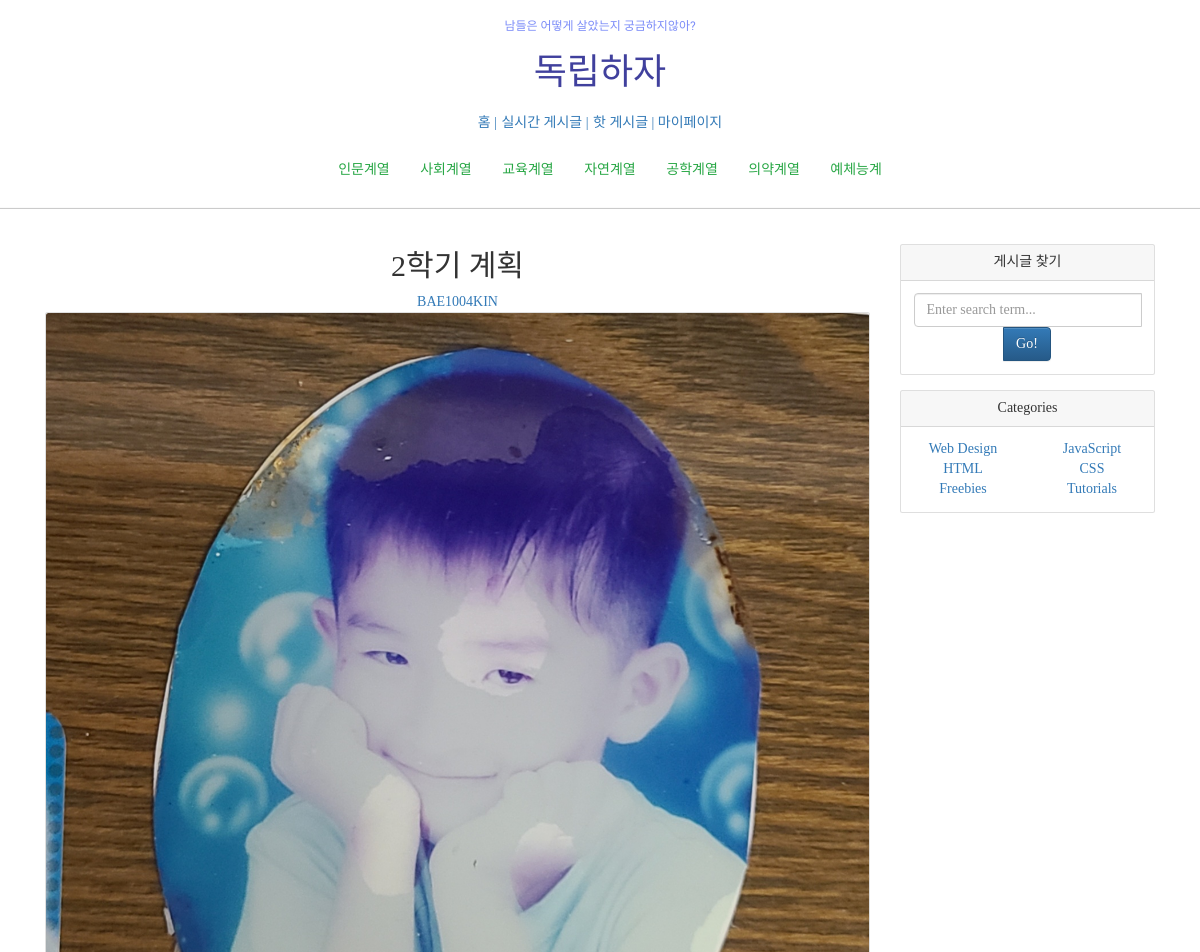
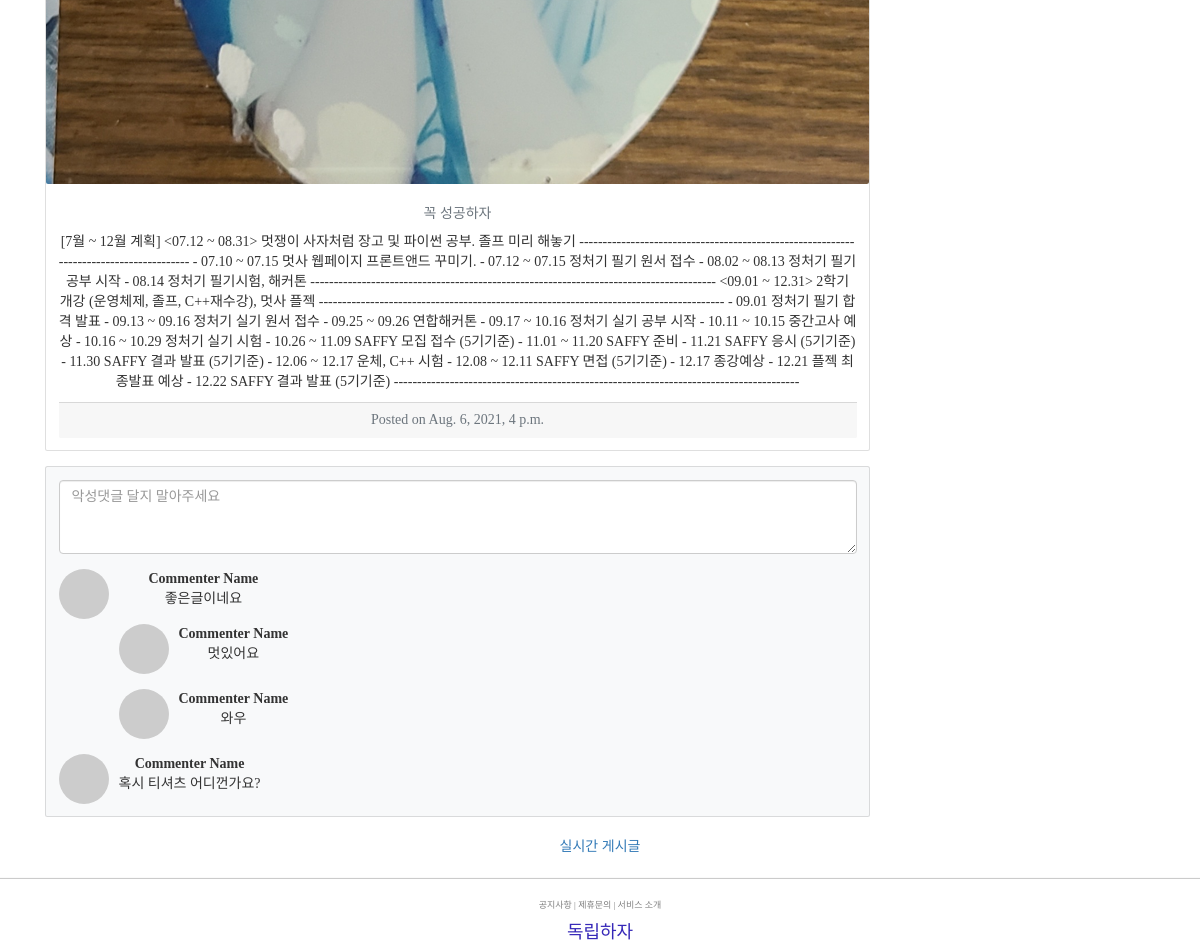
Page /blog/3/ on the committed database (2 pictures, top to bottom).
### blog/models.py (models this page shows, shortened)
class Post(models.Model):
    title = models.CharField(max_length=30)
    hook_text =models.CharField(max_length=100, blank=True)
    content = models.TextField()
    head_image=models.ImageField(upload_to='blog/images/%Y/%m/%d/', blank=True)
    file_upload = models.FileField(upload_to='blog/files/%Y/%m/%d/', blank=True)
    created_at = models.DateTimeField(auto_now=True)
    updated_at = models.DateTimeField(auto_now=True)
    author = models.ForeignKey(User, null=True, on_delete=models.SET_NULL)

### blog/views.py (the view)
# urls.py: path('<int:pk>/', views.PostDetail.as_view()),
class PostDetail(DetailView):
    model = Post

### blog/templates/blog/post_detail.html (shortened to what this page needs)
 {% extends 'blog/base.html' %} {% block head_title %} {{post.title}} - Blog {% endblock%} {% block mainarea %}
<div style="text-align: center;">
    <div id="post-area">
        <div class="container my-3">
            <div class="row">
                <div class="col-md-3 col-lg-9" id="post-area">
                    <h2>{{post.title}}</h2>
                    <a href="#">{{post.author | upper }}</a>
                    <div class="card mb-4">
                        {% if post.head_image %}
                        <img class="img-fluid rounded" src="{{post.head_image.url}}" alt="{{ post.title }} head_image"> {% else %}
                        <img class="img-fluid rounded" src="https://picsum.photos/seed/{{post.id}}/800/200" alt="random_image"> {% endif%}
                        <div class="card-body">
                            <h5 class="text-muted">{{post.hook_text}}</h5>
                            <p class="card-text">{{post.content}}</p>
                            <div class="card-footer text-muted">
                                Posted on {{post.created_at}}
                            </div>
                        </div>
                    </div>
                </div>
                <div class="col-md-4 col-lg-3">
                    <div class="card my-4">
                        <div class="card-header">게시글 찾기</div>
                        <div class="card-body">
                            <div class="input-group">
                                <input class="form-control" type="text" placeholder="Enter search term..." aria-label="Enter search term..." aria-describedby="button-search" />
                                <button class="btn btn-primary" id="button-search" type="button">Go!</button>
                            </div>
                        </div>
                    </div>
                    <div class="card my-4">
                        <div class="card-header">Categories</div>
                        <div class="card-body">
                            <div class="row">
                                <div class="col-sm-6">
                                    <ul class="list-unstyled mb-0">
                                        <li><a href="#!">Web Design</a></li>
                                        <li><a href="#!">HTML</a></li>
                                        <li><a href="#!">Freebies</a></li>
                                    </ul>
                                </div>
                                <div class="col-sm-6">
                                    <ul class="list-unstyled mb-0">
                                        <li><a href="#!">JavaScript</a></li>
                                        <li><a href="#!">CSS</a></li>
                                        <li><a href="#!">Tutorials</a></li>
                                    </ul>
                                </div>
                            </div>
                        </div>
                    </div>
                </div>
                <div class="col-md-3 col-lg-9" id="comment-area">
                    <div class="card bg-light">
                        <div class="card-body">
                            <form class="mb-4"><textarea class="form-control" rows="3" placeholder="악성댓글 달지 말아주세요"></textarea></form>
                            <div class="d-flex mb-4">
                                <div class="flex-shrink-0"><img class="rounded-circle" src="https://dummyimage.com/50x50/ced4da/6c757d.jpg" alt="..." /></div>
                                <div class="ms-3">
                                    <div class="fw-bold">Commenter Name</div>
                                    좋은글이네요
                                    <div class="d-flex mt-4">
                                        <div class="flex-shrink-0"><img class="rounded-circle" src="https://dummyimage.com/50x50/ced4da/6c757d.jpg" alt="..." /></div>
                                        <div class="ms-3">
                                            <div class="fw-bold">Commenter Name</div>
                                            멋있어요
                                        </div>
                                    </div>
                                    <div class="d-flex mt-4">
                                        <div class="flex-shrink-0"><img class="rounded-circle" src="https://dummyimage.com/50x50/ced4da/6c757d.jpg" alt="..." /></div>
                                        <div class="ms-3">
                                            <div class="fw-bold">Commenter Name</div>
                                            와우
                                        </div>
                                    </div>
                                </div>
                            </div>
                            <div class="d-flex">
                                <div class="flex-shrink-0"><img class="rounded-circle" src="https://dummyimage.com/50x50/ced4da/6c757d.jpg" alt="..." /></div>
                                <div class="ms-3">
                                    <div class="fw-bold">Commenter Name</div>
                                    혹시 티셔츠 어디껀가요?
                                </div>
                            </div>
                        </div>
                    </div>
                </div>
            </div>
        </div>
        <a href="/blog/" style="text-align: center ;">실시간 게시글</a> {% endblock %}

### blog/static/base.css (style rules this page uses)
a { text-decoration: none; }

### rows in the picture
Post: title "2학기 계획", author "BAE1004KIN", head_image (picture), hook_text "꼭 성공하자", content "[7월 ~ 12월 계획] <07.12 ~ 08.31> 멋쟁이 사자처럼 장고 및 파이썬 공부. 졸프 미리 해놓기 --------------------------------------------------------------------------------------- - 07.10 ~ 07.15 멋사 웹페이지 프론트앤드 꾸미기. - 07.12 ~ 07.15 정처기 필기 원서 접수 - 08.02 ~ 08.13 정처기 필기 공부 시작 - 08.14 정처기 필기시험, 해커톤 --------------------------------------------------------------------------------------- <09.01 ~ 12.31> 2학기 개강 (운영체제, 졸프, C++재수강), 멋사 플젝 --------------------------------------------------------------------------------------- - 09.01 정처기 필기 합격 발표 - 09.13 ~ 09.16 정처기 실기 원서 접수 - 09.25 ~ 09.26 연합해커톤 - 09.17 ~ 10.16 정처기 실기 공부 시작 - 10.11 ~ 10.15 중간고사 예상 - 10.16 ~ 10.29 정처기 실기 시험 - 10.26 ~ 11.09 SAFFY 모집 접수 (5기기준) - 11.01 ~ 11.20 SAFFY…", created_at "Aug. 6, 2021, 4 p.m."
